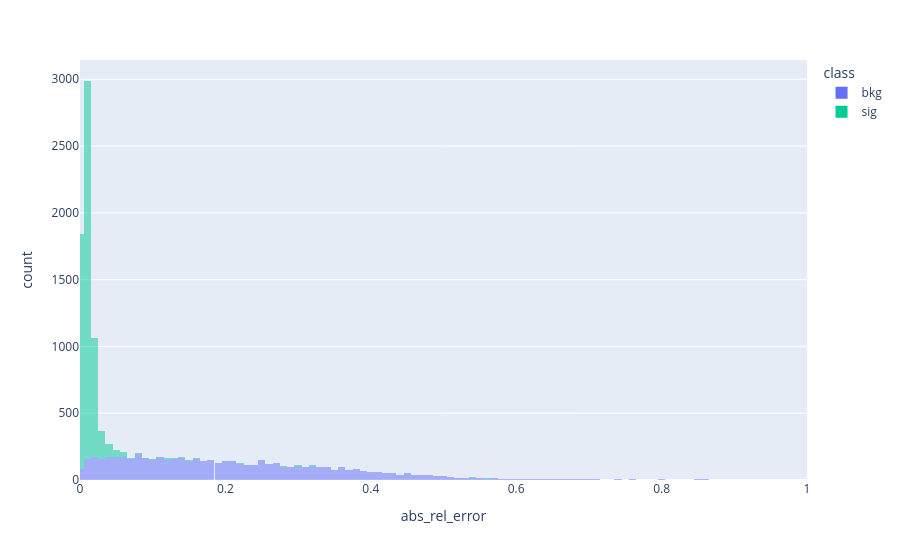

Notebook code cell kept with this figure:
### Code cell
fig_rel_error_sig_vs_bkg = px.histogram(
    comb_df.where(comb_df['snr'] >= 20),
    x='abs_rel_error',
    color='class',
    opacity=0.5,
    nbins=200,
    range_x=[0,1]
)

fig_rel_error_sig_vs_bkg.show()

### Figure 1 — Plotly figure (JSON) as saved in the notebook; plotly's stock layout.template omitted (floating-point values rounded to 4 significant figures; data arrays with more than 128 entries replaced by an {"elided": "..."} marker saying what was removed)
{"data": [{"bingroup": "x", "hovertemplate": "class=bkg<br>abs_rel_error=%{x}<br>count=%{y}<extra></extra>", "legendgroup": "bkg", "marker": {"color": "#636efa", "opacity": 0.5, "pattern": {"shape": ""}}, "name": "bkg", "nbinsx": 200, "orientation": "v", "showlegend": true, "type": "histogram", "x": {"elided": "5976 float values"}, "xaxis": "x", "yaxis": "y"}, {"bingroup": "x", "hovertemplate": "class=sig<br>abs_rel_error=%{x}<br>count=%{y}<extra></extra>", "legendgroup": "sig", "marker": {"color": "#00cc96", "opacity": 0.5, "pattern": {"shape": ""}}, "name": "sig", "nbinsx": 200, "orientation": "v", "showlegend": true, "type": "histogram", "x": {"elided": "5976 float values"}, "xaxis": "x", "yaxis": "y"}], "layout": {"barmode": "relative", "legend": {"title": {"text": "class"}, "tracegroupgap": 0}, "margin": {"t": 60}, "xaxis": {"anchor": "y", "domain": [0, 1], "range": [0, 1], "title": {"text": "abs_rel_error"}}, "yaxis": {"anchor": "x", "domain": [0, 1], "title": {"text": "count"}}}}
